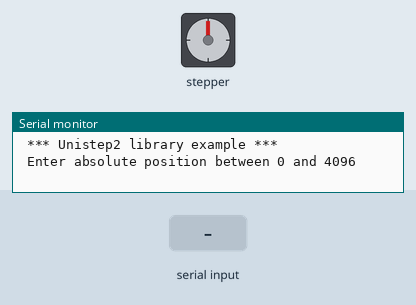
Simulated run of this sketch. Board: Arduino Uno, built with avr-gcc and run on an emulated ATmega328P. Parts: stepper motor, the last lines printed to the serial monitor. The inputs (shaded band) are chosen by the test bench. Stepper angles assume 4096 steps per turn.

Above: at 1.2 s.
1.3 s: "90,45\n" received over Serial
At 2.4 s:
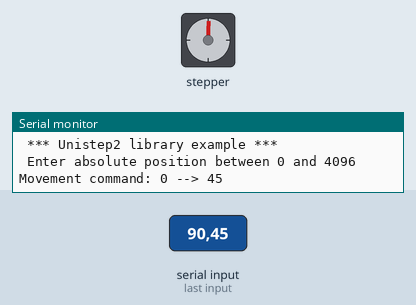
2.8 s: "30,150\n" received over Serial
At 4.0 s:
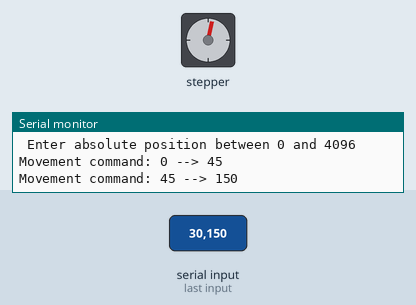
Timing chart, 0 to 5.8 s (numbered marks = the images above; inputs shaded):
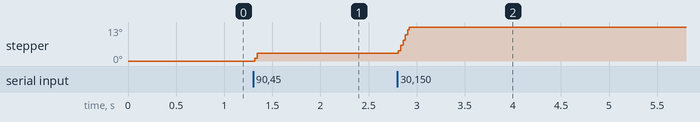

The sketch:

Unistep2_moveTo.ino
```cpp
/*
 * Unistep2 example: moveTo
 *
 * Example of stepper enumeration and movement via moveTo(position).
 *
 * Gets user input via Serial monitor.
 *
 * Moves the stepper to the absolute position indicated. Position is a number
 * between 0 and the number of steps per rev (generally, 4096).
 *
 * 30Jan18
 * R Sanchez
 *
 * This code is released to the public domain
 *
 */

// include the library
#include <Unistep2.h>

// Define some steppers and the pins they will use
// pins for IN1, IN2, IN3, IN4, steps per rev, step delay(in micros)
Unistep2 stepper(10, 11, 12, 13, 4096, 1000);

void setup()
{
  // Your setup code here
  // The library initializes the pins for you

  Serial.begin(9600);
  Serial.println(F(" *** Unistep2 library example ***"));
  Serial.println(F(" Enter absolute position between 0 and 4096"));

}

void loop()
{
  // We need to call run() frequently, so we place it in the loop()
  stepper.run();

  // Get user input via Serial monitor
  while ( Serial.available() > 0 && stepper.stepsToGo() == 0 ) {

    int stepPos = Serial.parseInt();

    if (Serial.read() == '\n') {
      Serial.print("Movement command: ");
      // currentPosition() gives us stepper position
      Serial.print(stepper.currentPosition());
      Serial.print(" --> ");
      Serial.println(stepPos);

      // moveTo() chooses the shortest path between the two positions.
      stepper.moveTo(stepPos);
    }
  }
  // Other code

}
```

Measured:
- after the input at 1.3 s, stepper: goes 1° 0.03 s, then 3°, starting at once
- after the input at 2.8 s, stepper: turns 10° clockwise in 0.11 s, starting at once
